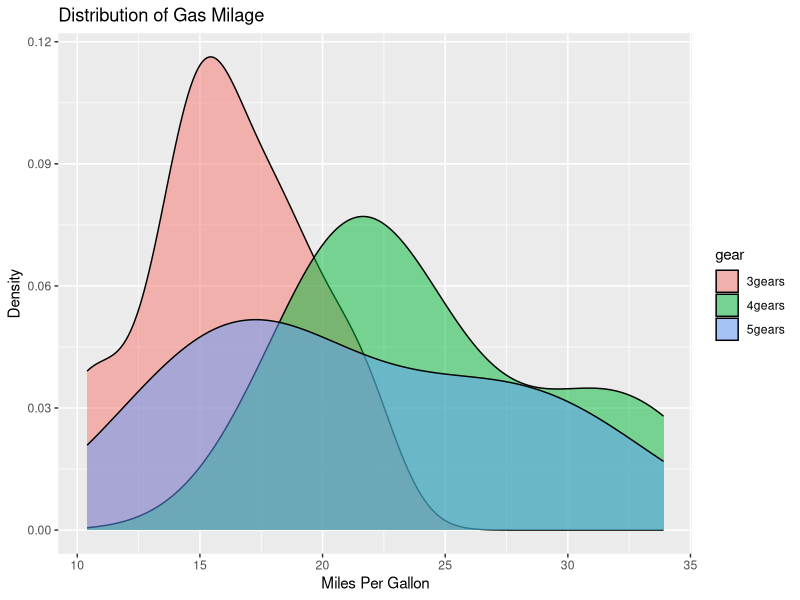
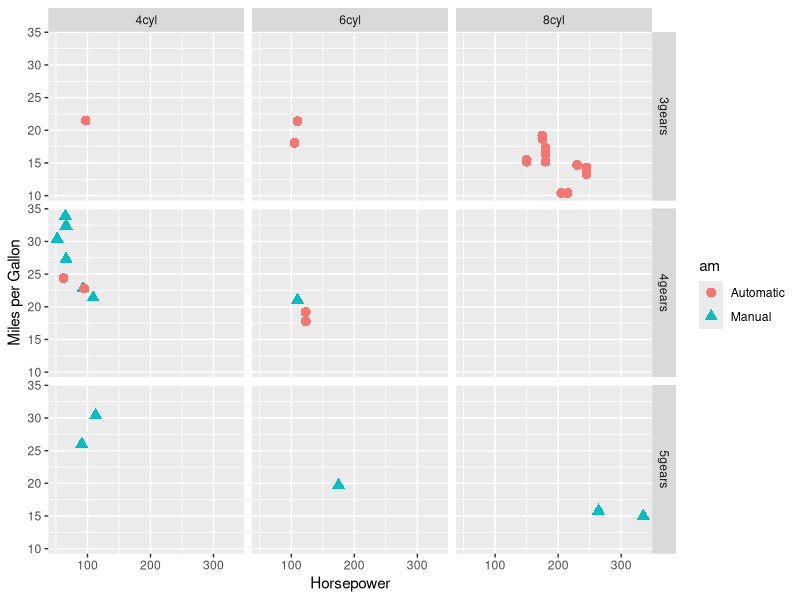
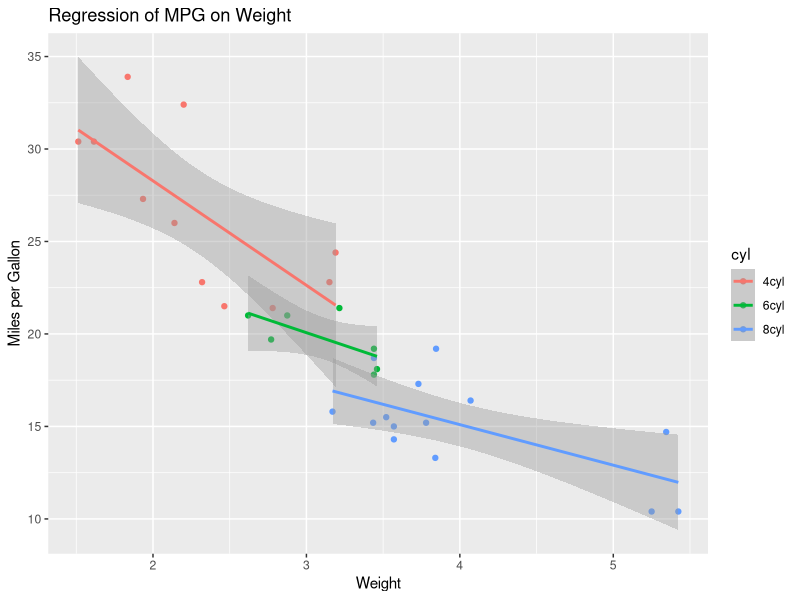
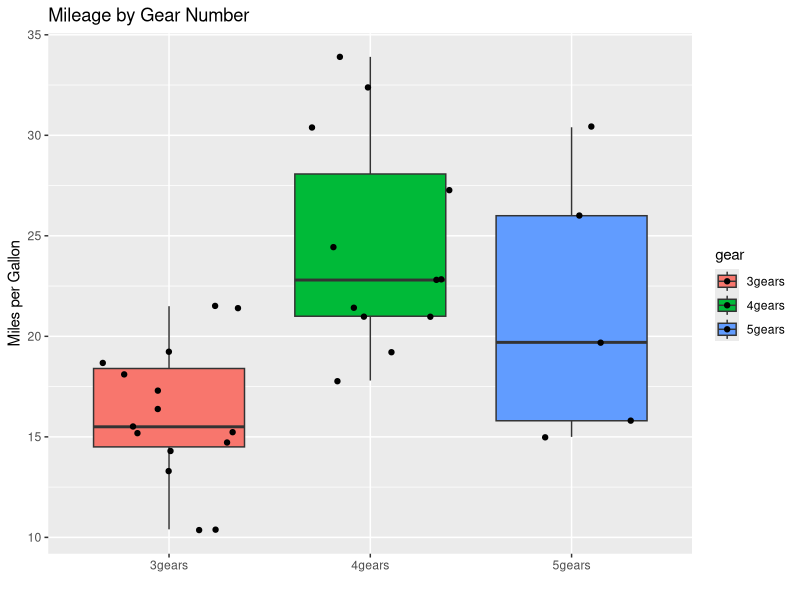

These figures' R source, in order:
library(ggplot2) 

# create factors with value labels 
mtcars$gear <- factor(mtcars$gear,levels=c(3,4,5),
                      labels=c("3gears","4gears","5gears")) 
mtcars$am <- factor(mtcars$am,levels=c(0,1),
                    labels=c("Automatic","Manual")) 
mtcars$cyl <- factor(mtcars$cyl,levels=c(4,6,8),
                     labels=c("4cyl","6cyl","8cyl")) 

# Kernel density plots for mpg
# grouped by number of gears (indicated by color)
qplot(mpg, data=mtcars, geom="density", fill=gear, alpha=I(.5), 
      main="Distribution of Gas Milage", xlab="Miles Per Gallon", 
      ylab="Density")

# Scatterplot of mpg vs. hp for each combination of gears and cylinders
# in each facet, transmittion type is represented by shape and color
qplot(hp, mpg, data=mtcars, shape=am, color=am, 
      facets=gear~cyl, size=I(3),
      xlab="Horsepower", ylab="Miles per Gallon") 

# Separate regressions of mpg on weight for each number of cylinders
qplot(wt, mpg, data=mtcars, geom=c("point", "smooth"), 
      method="lm", formula=y~x, color=cyl, 
      main="Regression of MPG on Weight", 
      xlab="Weight", ylab="Miles per Gallon")

# Boxplots of mpg by number of gears 
# observations (points) are overlayed and jittered
qplot(gear, mpg, data=mtcars, geom=c("boxplot", "jitter"), 
      fill=gear, main="Mileage by Gear Number",
      xlab="", ylab="Miles per Gallon")